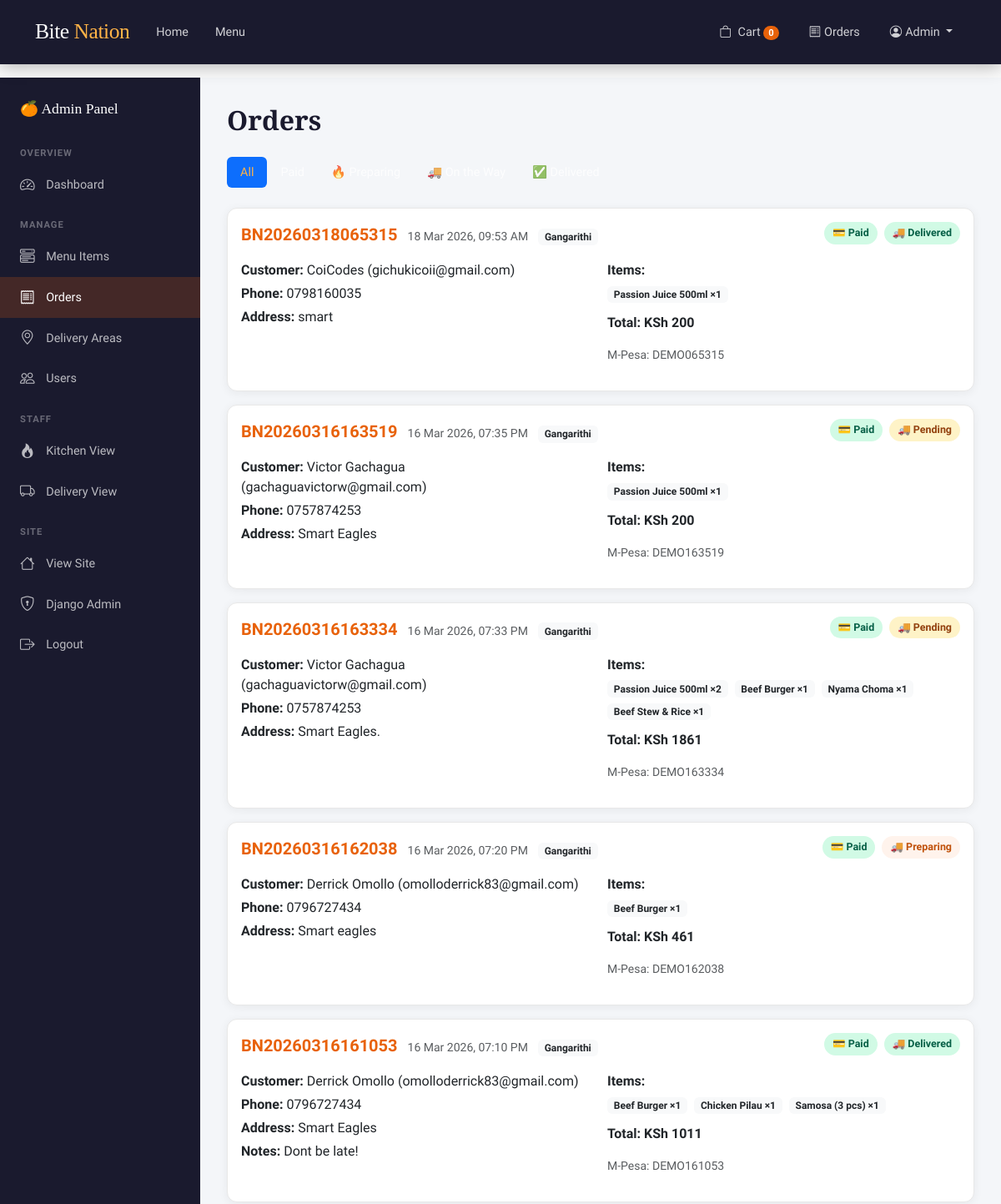
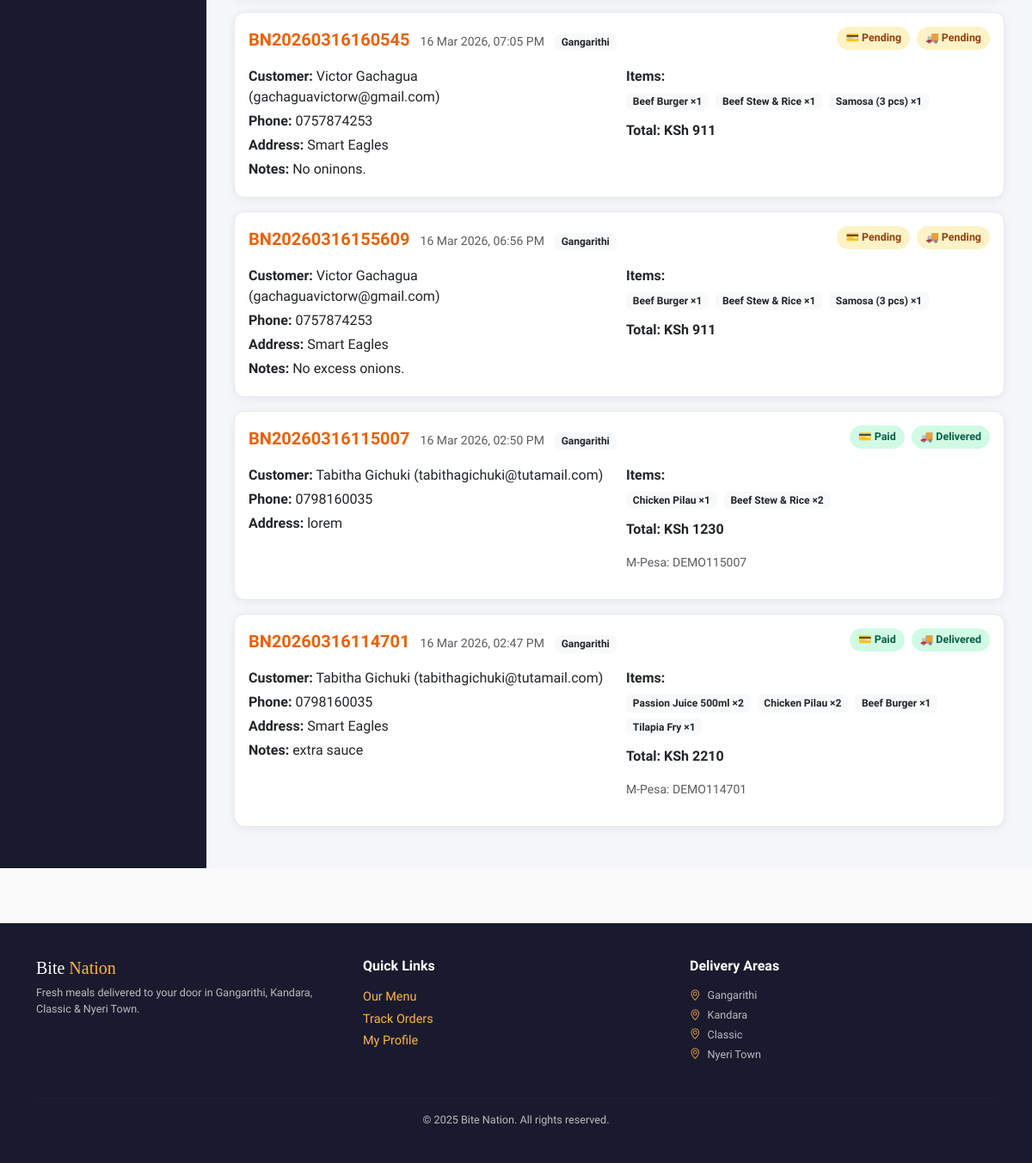
The app's page /admin-panel/orders/ (signed in) with its own data (2 pictures, top to bottom).
### core/models.py (models this page shows, shortened)
class User(AbstractUser):
    ROLE_CHOICES = [
        ('customer', 'Customer'),
        ('kitchen', 'Kitchen Admin'),
        ('delivery', 'Delivery Admin'),
        ('admin', 'Admin'),
    ]
    phone = models.CharField(max_length=20, default='')
    address = models.TextField(default='')
    role = models.CharField(max_length=20, choices=ROLE_CHOICES, default='customer')
    email_verified = models.BooleanField(default=False)
    email_token = models.CharField(max_length=64, default='', blank=True)
    otp_code = models.CharField(max_length=6, default='', blank=True)
    otp_expires = models.DateTimeField(null=True, blank=True)

class Order(models.Model):
    PAYMENT_STATUS = [
        ('pending', 'Pending'),
        ('paid', 'Paid'),
        ('failed', 'Failed'),
    ]
    DELIVERY_STATUS = [
        ('pending', 'Pending'),
        ('preparing', 'Preparing'),
        ('on_the_way', 'On the Way'),
        ('delivered', 'Delivered'),
    ]
    order_number = models.CharField(max_length=50, unique=True)
    user = models.ForeignKey(User, on_delete=models.CASCADE, related_name='orders')
    delivery_area = models.ForeignKey(DeliveryArea, on_delete=models.SET_NULL, null=True, blank=True)
    delivery_address = models.TextField()
    delivery_phone = models.CharField(max_length=20)
    subtotal = models.DecimalField(max_digits=10, decimal_places=2)
    delivery_fee = models.DecimalField(max_digits=8, decimal_places=2, default=100)
    total = models.DecimalField(max_digits=10, decimal_places=2)
    payment_status = models.CharField(max_length=20, choices=PAYMENT_STATUS, default='pending')
    delivery_status = models.CharField(max_length=20, choices=DELIVERY_STATUS, default='pending')
    mpesa_checkout_id = models.CharField(max_length=200, default='', blank=True)
    mpesa_receipt = models.CharField(max_length=100, default='', blank=True)
    notes = models.TextField(default='', blank=True)
    created_at = models.DateTimeField(auto_now_add=True)
    delivered_at = models.DateTimeField(null=True, blank=True)
    class Meta:
        ordering = ['-created_at']

class DeliveryArea(models.Model):
    name = models.CharField(max_length=100, unique=True)
    delivery_fee = models.DecimalField(max_digits=8, decimal_places=2, default=100)
    is_active = models.BooleanField(default=True)
    created_at = models.DateTimeField(auto_now_add=True)
    class Meta:
        ordering = ['name']

class OrderItem(models.Model):
    order = models.ForeignKey(Order, on_delete=models.CASCADE, related_name='items')
    food_item = models.ForeignKey(FoodItem, on_delete=models.SET_NULL, null=True)
    food_name = models.CharField(max_length=200)
    quantity = models.PositiveIntegerField()
    unit_price = models.DecimalField(max_digits=10, decimal_places=2)

### core/views.py (the view)
# urls.py: path('admin-panel/orders/', views.admin_orders, name='admin_orders'),
@admin_required
def admin_orders(request):
    sf = request.GET.get('status', 'all')
    qs = Order.objects.select_related('user', 'delivery_area').prefetch_related('items')
    filters = {
        'paid':       dict(payment_status='paid'),
        'preparing':  dict(delivery_status='preparing'),
        'on_the_way': dict(delivery_status='on_the_way'),
        'delivered':  dict(delivery_status='delivered'),
    }
    if sf in filters:
        qs = qs.filter(**filters[sf])
    return render(request, 'admin_panel/orders.html', {'orders': qs, 'status_filter': sf})

### core/views.py (called while the page is built)
def role_required(*roles):
    def decorator(f):
        @wraps(f)
        def wrapped(request, *args, **kwargs):
            if not request.user.is_authenticated:
                messages.warning(request, 'Please log in to continue.')
                return redirect('login')
            if request.user.is_superuser or request.user.role in roles:
                return f(request, *args, **kwargs)
            messages.error(request, 'Access denied.')
            return redirect('index')
        return wrapped
    return decorator

### core/templates/admin_panel/orders.html (shortened to what this page needs)
{% extends "admin_panel/base.html" %}
{% block orders_active %}active{% endblock %}
{% block admin_content %}
<div class="d-flex justify-content-between align-items-center mb-4">
  <h2 class="fw-bold mb-0" style="font-family:'Libre Baskerville',serif;">Orders</h2>
</div>
<ul class="nav nav-pills mb-4">
  <li class="nav-item"><a class="nav-link {% if status_filter == 'all' %}active{% endif %}" href="?status=all">All</a></li>
  <li class="nav-item"><a class="nav-link {% if status_filter == 'paid' %}active{% endif %}" href="?status=paid">Paid</a></li>
  <li class="nav-item"><a class="nav-link {% if status_filter == 'preparing' %}active{% endif %}" href="?status=preparing">🔥 Preparing</a></li>
  <li class="nav-item"><a class="nav-link {% if status_filter == 'on_the_way' %}active{% endif %}" href="?status=on_the_way">🚚 On the Way</a></li>
  <li class="nav-item"><a class="nav-link {% if status_filter == 'delivered' %}active{% endif %}" href="?status=delivered">✅ Delivered</a></li>
</ul>
{% if orders %}
  {% for order in orders %}
  <div class="card mb-3">
    <div class="card-body">
      <div class="d-flex flex-wrap justify-content-between align-items-start gap-2 mb-3">
        <div>
          <span class="fw-bold fs-5" style="color:var(--primary);">{{ order.order_number }}</span>
          <span class="text-muted ms-2 small">{{ order.created_at|date:"d M Y, h:i A" }}</span>
          {% if order.delivery_area %}<span class="badge bg-light text-dark ms-2">{{ order.delivery_area.name }}</span>{% endif %}
        </div>
        <div class="d-flex gap-2 flex-wrap">
          <span class="badge-{{ order.payment_status }}">💳 {{ order.get_payment_status_display }}</span>
          <span class="badge-{{ order.delivery_status }}">🚚 {{ order.get_delivery_status_display }}</span>
        </div>
      </div>
      <div class="row g-3">
        <div class="col-md-6">
          <p class="mb-1"><strong>Customer:</strong> {{ order.user.first_name|default:order.user.username }} ({{ order.user.email }})</p>
          <p class="mb-1"><strong>Phone:</strong> {{ order.delivery_phone }}</p>
          <p class="mb-1"><strong>Address:</strong> {{ order.delivery_address }}</p>
          {% if order.notes %}<p class="mb-1"><strong>Notes:</strong> {{ order.notes }}</p>{% endif %}
        </div>
        <div class="col-md-6">
          <p class="mb-1"><strong>Items:</strong></p>
          {% for oi in order.items.all %}
          <span class="badge bg-light text-dark me-1 mb-1">{{ oi.food_name }} ×{{ oi.quantity }}</span>
          {% endfor %}
          <p class="mt-2 fw-bold">Total: KSh {{ order.total|floatformat:0 }}</p>
          {% if order.mpesa_receipt %}<p class="small text-muted">M-Pesa: {{ order.mpesa_receipt }}</p>{% endif %}
        </div>
      </div>
    </div>
  </div>
  {% endfor %}
{% else %}
<div class="text-center py-5">
  <i class="bi bi-inbox display-3 text-muted mb-3 d-block"></i>
  <h5 class="text-muted">No orders found</h5>
</div>
{% endif %}
{% endblock %}

### core/templates/core/base.html (shortened to what this page needs)
<!DOCTYPE html>
<html lang="en">
<head>
  <link href="https://cdn.jsdelivr.net/npm/bootstrap@5.3.2/dist/css/bootstrap.min.css" rel="stylesheet">
  <link href="https://cdn.jsdelivr.net/npm/bootstrap-icons@1.11.3/font/bootstrap-icons.css" rel="stylesheet">
</head>
<body>
<nav class="navbar navbar-expand-lg">
  <div class="container">
    <a class="navbar-brand" href="{% url 'index' %}">Bite <span>Nation</span></a>
    <div class="collapse navbar-collapse" id="navMain">
      <ul class="navbar-nav me-auto">
        <li class="nav-item"><a class="nav-link" href="{% url 'index' %}">Home</a></li>
        <li class="nav-item"><a class="nav-link" href="{% url 'menu' %}">Menu</a></li>
      </ul>
      <ul class="navbar-nav ms-auto align-items-center gap-1">
        {% if user.is_authenticated %}
          <li class="nav-item">
            <a class="nav-link position-relative" href="{% url 'cart' %}">
              <i class="bi bi-bag me-1"></i> Cart
              <span class="cart-badge" id="nav-cart-count">0</span>
            </a>
          </li>
          <li class="nav-item"><a class="nav-link" href="{% url 'my_orders' %}"><i class="bi bi-receipt me-1"></i>Orders</a></li>
          <li class="nav-item dropdown">
            <a class="nav-link dropdown-toggle" href="#" data-bs-toggle="dropdown">
              <i class="bi bi-person-circle me-1"></i>{{ user.first_name|default:user.username }}
            </a>
          </li>
        {% else %}
          <li class="nav-item"><a class="nav-link" href="{% url 'login' %}">Login</a></li>
          <li class="nav-item">
            <a class="btn btn-primary btn-sm px-3 ms-2" href="{% url 'register' %}">Sign Up</a>
          </li>
        {% endif %}
      </ul>
    </div>
  </div>
</nav>
{% block content %}{% endblock %}
<footer>
  <div class="container">
    <div class="row g-4">
      <div class="col-md-4">
        <h5 style="font-family:'Libre Baskerville',serif; color:white;">Bite <span style="color:var(--accent);">Nation</span></h5>
        <p class="mt-2 small">Fresh meals delivered to your door in Gangarithi, Kandara, Classic &amp; Nyeri Town.</p>
      </div>
      <div class="col-md-4">
        <h6 class="text-white fw-bold mb-3">Quick Links</h6>
        <div class="d-flex flex-column gap-1">
          <a href="{% url 'menu' %}">Our Menu</a>
          <a href="{% url 'my_orders' %}">Track Orders</a>
          <a href="{% url 'profile' %}">My Profile</a>
        </div>
      </div>
      <div class="col-md-4">
        <h6 class="text-white fw-bold mb-3">Delivery Areas</h6>
        <p class="small mb-1"><i class="bi bi-geo-alt me-2" style="color:var(--accent);"></i>Gangarithi</p>
        <p class="small mb-1"><i class="bi bi-geo-alt me-2" style="color:var(--accent);"></i>Kandara</p>
        <p class="small mb-1"><i class="bi bi-geo-alt me-2" style="color:var(--accent);"></i>Classic</p>
        <p class="small"><i class="bi bi-geo-alt me-2" style="color:var(--accent);"></i>Nyeri Town</p>
      </div>
    </div>
    <hr class="mt-4" style="border-color: rgba(255,255,255,0.1);">
    <p class="text-center mb-0 small">&copy; 2025 Bite Nation. All rights reserved.</p>
  </div>
</footer>
</body>
</html>

### records on screen
User: first_name "Admin"
Order: order_number "BN20260318065315", created_at "18 Mar 2026, 09:53 AM", delivery_area.name "Gangarithi", payment_status "Paid", delivery_status "Delivered", user.first_name "CoiCodes", user.email "gichukicoii@gmail.com", delivery_phone "0798160035", delivery_address "smart", total "200", mpesa_receipt "DEMO065315"
OrderItem: food_name "Passion Juice 500ml", quantity "1"
Order: order_number "BN20260316163519", created_at "16 Mar 2026, 07:35 PM", delivery_area.name "Gangarithi", payment_status "Paid", delivery_status "Pending", user.first_name "Victor Gachagua", user.email "gachaguavictorw@gmail.com", delivery_phone "0757874253", delivery_address "Smart Eagles", total "200", mpesa_receipt "DEMO163519"
OrderItem: food_name "Passion Juice 500ml", quantity "1"
Order: order_number "BN20260316163334", created_at "16 Mar 2026, 07:33 PM", delivery_area.name "Gangarithi", payment_status "Paid", delivery_status "Pending", user.first_name "Victor Gachagua", user.email "gachaguavictorw@gmail.com", delivery_phone "0757874253", delivery_address "Smart Eagles.", total "1861", mpesa_receipt "DEMO163334"
OrderItem: food_name "Passion Juice 500ml", quantity "2"
OrderItem: food_name "Beef Burger", quantity "1"
OrderItem: food_name "Nyama Choma", quantity "1"
OrderItem: food_name "Beef Stew & Rice", quantity "1"
Order: order_number "BN20260316162038", created_at "16 Mar 2026, 07:20 PM", delivery_area.name "Gangarithi", payment_status "Paid", delivery_status "Preparing", user.first_name "Derrick Omollo", user.email "omolloderrick83@gmail.com", delivery_phone "0796727434", delivery_address "Smart eagles", total "461", mpesa_receipt "DEMO162038"
OrderItem: food_name "Beef Burger", quantity "1"
Order: order_number "BN20260316161053", created_at "16 Mar 2026, 07:10 PM", delivery_area.name "Gangarithi", payment_status "Paid", delivery_status "Delivered", user.first_name "Derrick Omollo", user.email "omolloderrick83@gmail.com", delivery_phone "0796727434", delivery_address "Smart Eagles", notes "Dont be late!", total "1011", mpesa_receipt "DEMO161053"
OrderItem: food_name "Beef Burger", quantity "1"
OrderItem: food_name "Chicken Pilau", quantity "1"
OrderItem: food_name "Samosa (3 pcs)", quantity "1"
Order: order_number "BN20260316160545", created_at "16 Mar 2026, 07:05 PM", delivery_area.name "Gangarithi", payment_status "Pending", delivery_status "Pending", user.first_name "Victor Gachagua", user.email "gachaguavictorw@gmail.com", delivery_phone "0757874253", delivery_address "Smart Eagles", notes "No oninons.", total "911"
OrderItem: food_name "Beef Burger", quantity "1"
OrderItem: food_name "Beef Stew & Rice", quantity "1"
OrderItem: food_name "Samosa (3 pcs)", quantity "1"
Order: order_number "BN20260316155609", created_at "16 Mar 2026, 06:56 PM", delivery_area.name "Gangarithi", payment_status "Pending", delivery_status "Pending", user.first_name "Victor Gachagua", user.email "gachaguavictorw@gmail.com", delivery_phone "0757874253", delivery_address "Smart Eagles", notes "No excess onions.", total "911"
OrderItem: food_name "Beef Burger", quantity "1"
OrderItem: food_name "Beef Stew & Rice", quantity "1"
OrderItem: food_name "Samosa (3 pcs)", quantity "1"
Order: order_number "BN20260316115007", created_at "16 Mar 2026, 02:50 PM", delivery_area.name "Gangarithi", payment_status "Paid", delivery_status "Delivered", user.first_name "Tabitha Gichuki", user.email "tabithagichuki@tutamail.com", delivery_phone "0798160035", delivery_address "lorem", total "1230", mpesa_receipt "DEMO115007"
OrderItem: food_name "Chicken Pilau", quantity "1"
OrderItem: food_name "Beef Stew & Rice", quantity "2"
Order: order_number "BN20260316114701", created_at "16 Mar 2026, 02:47 PM", delivery_area.name "Gangarithi", payment_status "Paid", delivery_status "Delivered", user.first_name "Tabitha Gichuki", user.email "tabithagichuki@tutamail.com", delivery_phone "0798160035", delivery_address "Smart Eagles", notes "extra sauce", total "2210", mpesa_receipt "DEMO114701"
OrderItem: food_name "Passion Juice 500ml", quantity "2"
OrderItem: food_name "Chicken Pilau", quantity "2"
OrderItem: food_name "Beef Burger", quantity "1"
OrderItem: food_name "Tilapia Fry", quantity "1"
